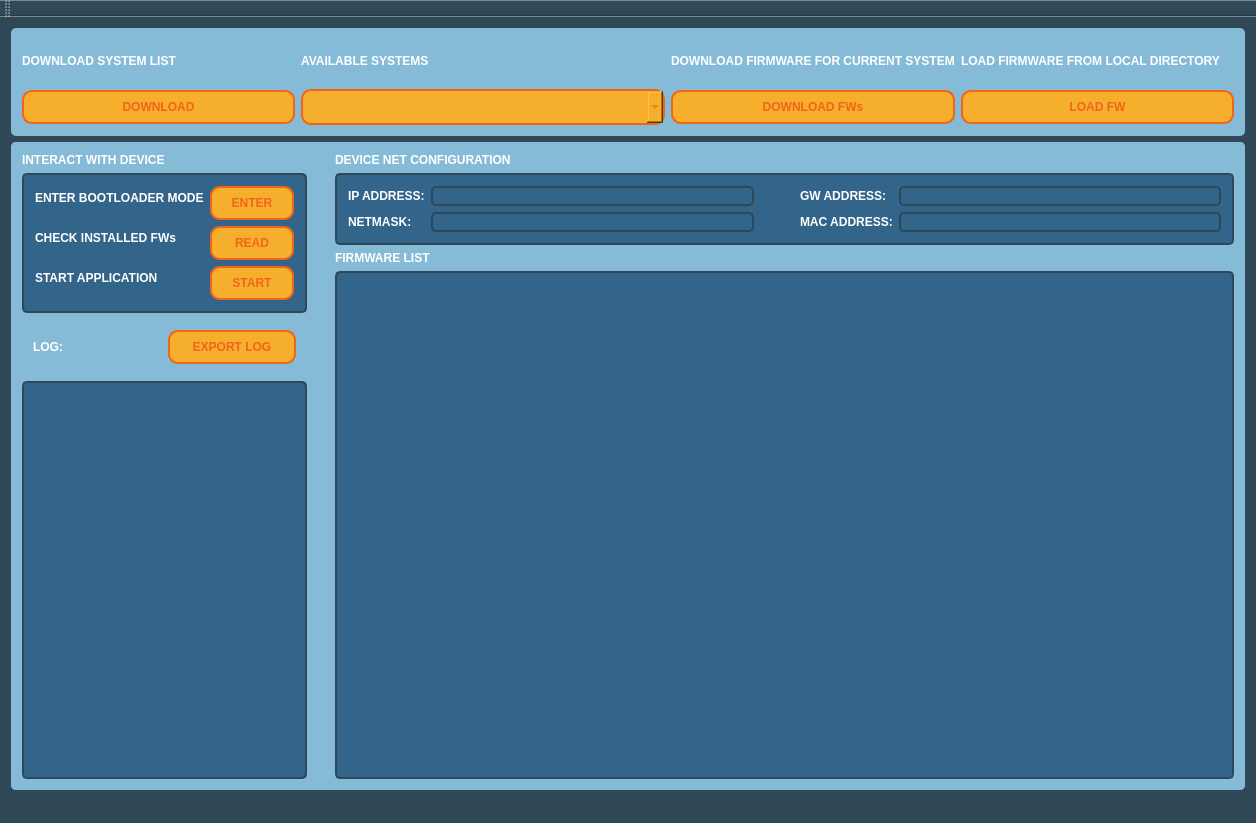
<?xml version="1.0" encoding="UTF-8"?>
<ui version="4.0">
 <class>MultiTargetUpdaterv2Class</class>
 <widget class="QMainWindow" name="MultiTargetUpdaterv2Class">
  <property name="geometry">
   <rect>
    <x>0</x>
    <y>0</y>
    <width>1256</width>
    <height>823</height>
   </rect>
  </property>
  <property name="windowTitle">
   <string>MultiTargetUpdaterv2</string>
  </property>
  <property name="styleSheet">
   <string notr="true">QWidget {
	background-color: #2f4858;
}

QFrame {
	background-color: #86BBD8;
	border-radius: 5px;
}
QTableWidget {
	background-color: #33658A;
	border: 2px solid #2F4858;
}

QHeaderView::section:horizontal {
	background-color: #2F4858;
    color: white;
     padding: 2px;
     border: 1px solid #5d7d9f;
     font-weight: bold;
     font-size: 12px;
     font-family: Arial, sans-serif;
}

QHeaderView::section:vertical {
	background-color: #5078a0; 
    color: #e0e0e0;
     padding: 5px;
     border: 1px solid #5d7d9f;
     font-weight: normal;
     font-size: 12px;
     font-family: Verdana, sans-serif;
}

QComboBox {
	background-color: #F6AE2D;
	border: 2px solid  #F26419;
	border-radius: 10px;
	padding: 8px 15px;
	color: #F26419;
	font-weight: bold;
	selection-background-color: #F26419;
	selection-color: #FFFFFF;
}

QComboBox QAbstractItemView {
	border: 1px solid #FFFFFF;
}

QComboBox QAbstractItemView::item {
	background-color: transparent;
	height: 30px;
}

QComboBox QAbstractItemView::item:hover {
	background-color: #7a9cbf;
	color: white;
 }

QListWidget {
	background-color: #33658A;
	border: 2px solid #2F4858;
	color: #FFFFFF;
}
QLabel {
	font-weight: bold;
	color: #FFFFFF;
	
}

QPushButton {
	background-color: #F6AE2D;
	border: 2px solid  #F26419;
	border-radius: 10px;
	padding: 8px 15px;
	color: #F26419;
	font-weight: bold;
}

QPushButton::hover {
	background-color: #ffdd00;
	border: 2px solid  #F26419;
	border-radius: 10px;
	padding: 8px 15px;
	color: #F26419;
	font-weight: bold;
}

QPushButton::pressed {
	background-color: #F26419;
	border: 2px solid  #F6AE2D;
	border-radius: 10px;
	padding: 8px 15px;
	color: #F6AE2D;
	font-weight: bold;
}

QPushButton::checked {
	background-color: #F26419;
	border: 2px solid  #F6AE2D;
	border-radius: 10px;
	padding: 8px 15px;
	color: #F6AE2D;
	font-weight: bold;
}

QPushButton::disabled {
	background-color: #F26419;
	border: 2px solid  #F6AE2D;
	border-radius: 10px;
	padding: 8px 15px;
	color: #F6AE2D;
	font-weight: bold;
}</string>
  </property>
  <widget class="QWidget" name="centralWidget">
   <property name="styleSheet">
    <string notr="true"/>
   </property>
   <layout class="QVBoxLayout" name="verticalLayout_3" stretch="1,6">
    <item>
     <widget class="QFrame" name="frame_4">
      <property name="styleSheet">
       <string notr="true"/>
      </property>
      <property name="frameShape">
       <enum>QFrame::StyledPanel</enum>
      </property>
      <property name="frameShadow">
       <enum>QFrame::Raised</enum>
      </property>
      <layout class="QGridLayout" name="gridLayout" columnstretch="3,4,0,3,3" rowminimumheight="0,0">
       <item row="1" column="1">
        <widget class="QComboBox" name="cb_projectsList"/>
       </item>
       <item row="0" column="1">
        <widget class="QLabel" name="lb_availableSystem">
         <property name="text">
          <string>AVAILABLE SYSTEMS</string>
         </property>
        </widget>
       </item>
       <item row="0" column="0">
        <widget class="QLabel" name="lb_downloadSystemList">
         <property name="text">
          <string>DOWNLOAD SYSTEM LIST</string>
         </property>
        </widget>
       </item>
       <item row="0" column="4">
        <widget class="QLabel" name="lb_loadFwFromLocal">
         <property name="text">
          <string>LOAD FIRMWARE FROM LOCAL DIRECTORY</string>
         </property>
        </widget>
       </item>
       <item row="1" column="3">
        <widget class="QPushButton" name="btn_updateFwInfo">
         <property name="text">
          <string>DOWNLOAD FWs</string>
         </property>
         <property name="checkable">
          <bool>false</bool>
         </property>
        </widget>
       </item>
       <item row="0" column="3">
        <widget class="QLabel" name="lb_downloadFirmware">
         <property name="text">
          <string>DOWNLOAD FIRMWARE FOR CURRENT SYSTEM</string>
         </property>
        </widget>
       </item>
       <item row="1" column="0">
        <widget class="QPushButton" name="btn_downloadSystemList">
         <property name="text">
          <string>DOWNLOAD</string>
         </property>
         <property name="checkable">
          <bool>false</bool>
         </property>
        </widget>
       </item>
       <item row="1" column="4">
        <widget class="QPushButton" name="btn_loadFromlocal">
         <property name="text">
          <string>LOAD FW</string>
         </property>
         <property name="checkable">
          <bool>false</bool>
         </property>
        </widget>
       </item>
      </layout>
     </widget>
    </item>
    <item>
     <widget class="QFrame" name="frame_3">
      <property name="styleSheet">
       <string notr="true">QFrame::frame_3 {
	background-color: rgb(1,1,1);
}</string>
      </property>
      <property name="frameShape">
       <enum>QFrame::StyledPanel</enum>
      </property>
      <property name="frameShadow">
       <enum>QFrame::Raised</enum>
      </property>
      <layout class="QHBoxLayout" name="horizontalLayout" stretch="1,3">
       <property name="leftMargin">
        <number>0</number>
       </property>
       <property name="topMargin">
        <number>0</number>
       </property>
       <property name="rightMargin">
        <number>0</number>
       </property>
       <property name="bottomMargin">
        <number>0</number>
       </property>
       <item>
        <widget class="QFrame" name="frame_2">
         <property name="frameShape">
          <enum>QFrame::StyledPanel</enum>
         </property>
         <property name="frameShadow">
          <enum>QFrame::Raised</enum>
         </property>
         <layout class="QVBoxLayout" name="verticalLayout_2">
          <item>
           <widget class="QLabel" name="label_7">
            <property name="text">
             <string>INTERACT WITH DEVICE</string>
            </property>
           </widget>
          </item>
          <item>
           <widget class="QFrame" name="frame_5">
            <property name="styleSheet">
             <string notr="true">QFrame {
	background-color: #33658A;
	border: 2px solid #2F4858;
}</string>
            </property>
            <property name="frameShape">
             <enum>QFrame::StyledPanel</enum>
            </property>
            <property name="frameShadow">
             <enum>QFrame::Raised</enum>
            </property>
            <layout class="QFormLayout" name="formLayout_2">
             <item row="0" column="0">
              <widget class="QLabel" name="label_4">
               <property name="styleSheet">
                <string notr="true">border: 0px;</string>
               </property>
               <property name="text">
                <string>ENTER BOOTLOADER MODE</string>
               </property>
              </widget>
             </item>
             <item row="0" column="1">
              <widget class="QPushButton" name="btn_enterBootloader">
               <property name="text">
                <string>ENTER</string>
               </property>
               <property name="checkable">
                <bool>true</bool>
               </property>
              </widget>
             </item>
             <item row="1" column="0">
              <widget class="QLabel" name="label_5">
               <property name="styleSheet">
                <string notr="true">border: 0px;</string>
               </property>
               <property name="text">
                <string>CHECK INSTALLED FWs</string>
               </property>
              </widget>
             </item>
             <item row="1" column="1">
              <widget class="QPushButton" name="btn_downloadInstaledFws">
               <property name="text">
                <string>READ</string>
               </property>
               <property name="checkable">
                <bool>false</bool>
               </property>
              </widget>
             </item>
             <item row="2" column="0">
              <widget class="QLabel" name="lbl_startApp">
               <property name="styleSheet">
                <string notr="true">border: 0px;</string>
               </property>
               <property name="text">
                <string>START APPLICATION</string>
               </property>
              </widget>
             </item>
             <item row="2" column="1">
              <widget class="QPushButton" name="btn_startApplication">
               <property name="text">
                <string>START</string>
               </property>
               <property name="checkable">
                <bool>false</bool>
               </property>
              </widget>
             </item>
            </layout>
           </widget>
          </item>
          <item>
           <widget class="QFrame" name="frame_7">
            <property name="frameShape">
             <enum>QFrame::StyledPanel</enum>
            </property>
            <property name="frameShadow">
             <enum>QFrame::Raised</enum>
            </property>
            <layout class="QHBoxLayout" name="horizontalLayout_2">
             <item>
              <widget class="QLabel" name="label_6">
               <property name="text">
                <string>LOG:</string>
               </property>
              </widget>
             </item>
             <item>
              <widget class="QPushButton" name="btn_exportLog">
               <property name="text">
                <string>EXPORT LOG</string>
               </property>
              </widget>
             </item>
            </layout>
           </widget>
          </item>
          <item>
           <widget class="LogListWidget" name="lw_logList"/>
          </item>
         </layout>
        </widget>
       </item>
       <item>
        <widget class="QFrame" name="frame">
         <property name="frameShape">
          <enum>QFrame::StyledPanel</enum>
         </property>
         <property name="frameShadow">
          <enum>QFrame::Raised</enum>
         </property>
         <layout class="QVBoxLayout" name="verticalLayout" stretch="0,0,0,1">
          <item>
           <widget class="QLabel" name="label_13">
            <property name="text">
             <string>DEVICE NET CONFIGURATION</string>
            </property>
           </widget>
          </item>
          <item>
           <widget class="QFrame" name="frame_6">
            <property name="styleSheet">
             <string notr="true">QFrame {
	background-color: #33658A;
	border: 2px solid #2F4858;
}

</string>
            </property>
            <property name="frameShape">
             <enum>QFrame::StyledPanel</enum>
            </property>
            <property name="frameShadow">
             <enum>QFrame::Raised</enum>
            </property>
            <layout class="QGridLayout" name="gridLayout_2" columnstretch="0,1,0,0,1">
             <item row="2" column="1">
              <widget class="QLabel" name="lb_NetMask">
               <property name="font">
                <font>
                 <pointsize>10</pointsize>
                 <bold>true</bold>
                </font>
               </property>
               <property name="styleSheet">
                <string notr="true">QLabel {
	border: 0px;
	color: #FFFFFF;;
	background-color: #335e8a; 
	border-style: inset;
	border-width: 2px;
	border-color: #2F4858; 
	border-radius: 5px;
	padding: 2px;
};</string>
               </property>
               <property name="text">
                <string/>
               </property>
               <property name="alignment">
                <set>Qt::AlignRight|Qt::AlignTrailing|Qt::AlignVCenter</set>
               </property>
              </widget>
             </item>
             <item row="1" column="3">
              <widget class="QLabel" name="label_17">
               <property name="styleSheet">
                <string notr="true">border: 0px;</string>
               </property>
               <property name="text">
                <string>GW ADDRESS:</string>
               </property>
              </widget>
             </item>
             <item row="1" column="4">
              <widget class="QLabel" name="lb_gwAddress">
               <property name="font">
                <font>
                 <pointsize>10</pointsize>
                 <italic>false</italic>
                 <bold>true</bold>
                </font>
               </property>
               <property name="styleSheet">
                <string notr="true">QLabel {
	border: 0px;
	color: #FFFFFF;;
	background-color: #335e8a; 
	border-style: inset;
	border-width: 2px;
	border-color: #2F4858; 
	border-radius: 5px;
	padding: 2px;
	font: bold;
};</string>
               </property>
               <property name="text">
                <string/>
               </property>
               <property name="alignment">
                <set>Qt::AlignRight|Qt::AlignTrailing|Qt::AlignVCenter</set>
               </property>
              </widget>
             </item>
             <item row="2" column="4">
              <widget class="QLabel" name="lb_MacAddress">
               <property name="font">
                <font>
                 <pointsize>10</pointsize>
                 <bold>true</bold>
                </font>
               </property>
               <property name="styleSheet">
                <string notr="true">QLabel {
	border: 0px;
	color: #FFFFFF;;
	background-color: #335e8a; 
	border-style: inset;
	border-width: 2px;
	border-color: #2F4858; 
	border-radius: 5px;
	padding: 2px;
};</string>
               </property>
               <property name="text">
                <string/>
               </property>
               <property name="scaledContents">
                <bool>false</bool>
               </property>
               <property name="alignment">
                <set>Qt::AlignRight|Qt::AlignTrailing|Qt::AlignVCenter</set>
               </property>
              </widget>
             </item>
             <item row="2" column="0">
              <widget class="QLabel" name="label_12">
               <property name="styleSheet">
                <string notr="true">border: 0px;</string>
               </property>
               <property name="text">
                <string>NETMASK:</string>
               </property>
              </widget>
             </item>
             <item row="1" column="1">
              <widget class="QLabel" name="lb_IPAddress">
               <property name="font">
                <font>
                 <pointsize>10</pointsize>
                 <bold>true</bold>
                </font>
               </property>
               <property name="styleSheet">
                <string notr="true">QLabel {
	border: 0px;
	color: #FFFFFF;;
	background-color: #335e8a; 
	border-style: inset;
	border-width: 2px;
	border-color: #2F4858; 
	border-radius: 5px;
	padding: 2px;
};</string>
               </property>
               <property name="text">
                <string/>
               </property>
               <property name="alignment">
                <set>Qt::AlignRight|Qt::AlignTrailing|Qt::AlignVCenter</set>
               </property>
              </widget>
             </item>
             <item row="1" column="0">
              <widget class="QLabel" name="label_11">
               <property name="styleSheet">
                <string notr="true">border: 0px;</string>
               </property>
               <property name="text">
                <string>IP ADDRESS:</string>
               </property>
              </widget>
             </item>
             <item row="2" column="3">
              <widget class="QLabel" name="label_20">
               <property name="styleSheet">
                <string notr="true">border: 0px;</string>
               </property>
               <property name="text">
                <string>MAC ADDRESS:</string>
               </property>
              </widget>
             </item>
             <item row="1" column="2">
              <spacer name="horizontalSpacer">
               <property name="orientation">
                <enum>Qt::Horizontal</enum>
               </property>
               <property name="sizeHint" stdset="0">
                <size>
                 <width>40</width>
                 <height>20</height>
                </size>
               </property>
              </spacer>
             </item>
             <item row="2" column="2">
              <spacer name="horizontalSpacer_2">
               <property name="orientation">
                <enum>Qt::Horizontal</enum>
               </property>
               <property name="sizeHint" stdset="0">
                <size>
                 <width>40</width>
                 <height>20</height>
                </size>
               </property>
              </spacer>
             </item>
            </layout>
           </widget>
          </item>
          <item>
           <widget class="QLabel" name="label_9">
            <property name="text">
             <string>FIRMWARE LIST</string>
            </property>
           </widget>
          </item>
          <item>
           <widget class="QTableWidget" name="tableWidget"/>
          </item>
         </layout>
        </widget>
       </item>
      </layout>
     </widget>
    </item>
   </layout>
  </widget>
  <widget class="QMenuBar" name="menuBar">
   <property name="geometry">
    <rect>
     <x>0</x>
     <y>0</y>
     <width>1256</width>
     <height>22</height>
    </rect>
   </property>
  </widget>
  <widget class="QToolBar" name="mainToolBar">
   <attribute name="toolBarArea">
    <enum>TopToolBarArea</enum>
   </attribute>
   <attribute name="toolBarBreak">
    <bool>false</bool>
   </attribute>
  </widget>
  <widget class="QStatusBar" name="statusBar"/>
 </widget>
 <layoutdefault spacing="6" margin="11"/>
 <customwidgets>
  <customwidget>
   <class>LogListWidget</class>
   <extends>QListWidget</extends>
   <header>LogListWidget.h</header>
  </customwidget>
 </customwidgets>
 <resources>
  <include location="multitargetupdaterv2.qrc"/>
 </resources>
 <connections/>
</ui>
